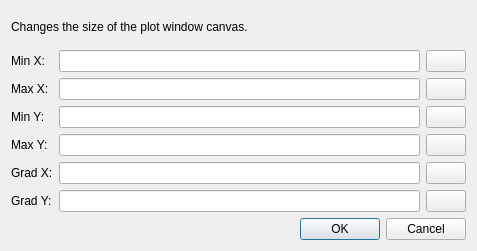
<?xml version="1.0" encoding="UTF-8"?>
<ui version="4.0">
 <class>AlgoGWindowStmt</class>
 <widget class="QDialog" name="AlgoGWindowStmt">
  <property name="windowModality">
   <enum>Qt::WindowModal</enum>
  </property>
  <property name="geometry">
   <rect>
    <x>0</x>
    <y>0</y>
    <width>477</width>
    <height>251</height>
   </rect>
  </property>
  <property name="windowTitle">
   <string>Canvas size</string>
  </property>
  <property name="windowIcon">
   <iconset resource="../turing.qrc">
    <normaloff>:/action/media/settings.png</normaloff>:/action/media/settings.png</iconset>
  </property>
  <property name="modal">
   <bool>true</bool>
  </property>
  <layout class="QVBoxLayout" name="verticalLayout">
   <item>
    <widget class="QLabel" name="label">
     <property name="text">
      <string>&lt;html&gt;&lt;head/&gt;&lt;body&gt;&lt;p&gt;Changes the size of the plot window canvas.&lt;/p&gt;&lt;/body&gt;&lt;/html&gt;</string>
     </property>
     <property name="wordWrap">
      <bool>true</bool>
     </property>
    </widget>
   </item>
   <item>
    <layout class="QGridLayout" name="gridLayout">
     <item row="2" column="1">
      <widget class="QLineEdit" name="txtYmin"/>
     </item>
     <item row="3" column="0">
      <widget class="QLabel" name="label_7">
       <property name="text">
        <string>Max Y:</string>
       </property>
       <property name="buddy">
        <cstring>txtYmax</cstring>
       </property>
      </widget>
     </item>
     <item row="4" column="1">
      <widget class="QLineEdit" name="txtXgrad"/>
     </item>
     <item row="2" column="0">
      <widget class="QLabel" name="label_6">
       <property name="text">
        <string>Min Y:</string>
       </property>
       <property name="buddy">
        <cstring>txtYmin</cstring>
       </property>
      </widget>
     </item>
     <item row="3" column="1">
      <widget class="QLineEdit" name="txtYmax"/>
     </item>
     <item row="0" column="1">
      <widget class="QLineEdit" name="txtXmin"/>
     </item>
     <item row="0" column="0">
      <widget class="QLabel" name="label_2">
       <property name="text">
        <string>Min X:</string>
       </property>
       <property name="buddy">
        <cstring>txtXmin</cstring>
       </property>
      </widget>
     </item>
     <item row="1" column="0">
      <widget class="QLabel" name="label_5">
       <property name="text">
        <string>Max X:</string>
       </property>
       <property name="buddy">
        <cstring>txtXmax</cstring>
       </property>
      </widget>
     </item>
     <item row="0" column="2">
      <widget class="QPushButton" name="btnCodeXmin">
       <property name="enabled">
        <bool>true</bool>
       </property>
       <property name="text">
        <string/>
       </property>
       <property name="icon">
        <iconset resource="../turing.qrc">
         <normaloff>:/action/media/edit_line.png</normaloff>:/action/media/edit_line.png</iconset>
       </property>
      </widget>
     </item>
     <item row="1" column="1">
      <widget class="QLineEdit" name="txtXmax"/>
     </item>
     <item row="1" column="2">
      <widget class="QPushButton" name="btnCodeXmax">
       <property name="enabled">
        <bool>true</bool>
       </property>
       <property name="text">
        <string/>
       </property>
       <property name="icon">
        <iconset resource="../turing.qrc">
         <normaloff>:/action/media/edit_line.png</normaloff>:/action/media/edit_line.png</iconset>
       </property>
      </widget>
     </item>
     <item row="5" column="1">
      <widget class="QLineEdit" name="txtYgrad"/>
     </item>
     <item row="2" column="2">
      <widget class="QPushButton" name="btnCodeYmin">
       <property name="enabled">
        <bool>true</bool>
       </property>
       <property name="text">
        <string/>
       </property>
       <property name="icon">
        <iconset resource="../turing.qrc">
         <normaloff>:/action/media/edit_line.png</normaloff>:/action/media/edit_line.png</iconset>
       </property>
      </widget>
     </item>
     <item row="3" column="2">
      <widget class="QPushButton" name="btnCodeYmax">
       <property name="enabled">
        <bool>true</bool>
       </property>
       <property name="text">
        <string/>
       </property>
       <property name="icon">
        <iconset resource="../turing.qrc">
         <normaloff>:/action/media/edit_line.png</normaloff>:/action/media/edit_line.png</iconset>
       </property>
      </widget>
     </item>
     <item row="4" column="2">
      <widget class="QPushButton" name="btnCodeXgrad">
       <property name="enabled">
        <bool>true</bool>
       </property>
       <property name="text">
        <string/>
       </property>
       <property name="icon">
        <iconset resource="../turing.qrc">
         <normaloff>:/action/media/edit_line.png</normaloff>:/action/media/edit_line.png</iconset>
       </property>
      </widget>
     </item>
     <item row="5" column="2">
      <widget class="QPushButton" name="btnCodeYgrad">
       <property name="enabled">
        <bool>true</bool>
       </property>
       <property name="text">
        <string/>
       </property>
       <property name="icon">
        <iconset resource="../turing.qrc">
         <normaloff>:/action/media/edit_line.png</normaloff>:/action/media/edit_line.png</iconset>
       </property>
      </widget>
     </item>
     <item row="4" column="0">
      <widget class="QLabel" name="label_8">
       <property name="text">
        <string>Grad X:</string>
       </property>
       <property name="buddy">
        <cstring>txtXgrad</cstring>
       </property>
      </widget>
     </item>
     <item row="5" column="0">
      <widget class="QLabel" name="label_9">
       <property name="text">
        <string>Grad Y:</string>
       </property>
       <property name="buddy">
        <cstring>txtYgrad</cstring>
       </property>
      </widget>
     </item>
    </layout>
   </item>
   <item>
    <widget class="QDialogButtonBox" name="buttonBox">
     <property name="orientation">
      <enum>Qt::Horizontal</enum>
     </property>
     <property name="standardButtons">
      <set>QDialogButtonBox::Cancel|QDialogButtonBox::Ok</set>
     </property>
    </widget>
   </item>
  </layout>
 </widget>
 <tabstops>
  <tabstop>txtXmin</tabstop>
  <tabstop>txtXmax</tabstop>
  <tabstop>txtYmin</tabstop>
  <tabstop>txtYmax</tabstop>
  <tabstop>txtXgrad</tabstop>
  <tabstop>txtYgrad</tabstop>
  <tabstop>btnCodeXmin</tabstop>
  <tabstop>btnCodeXmax</tabstop>
  <tabstop>btnCodeYmin</tabstop>
  <tabstop>btnCodeYmax</tabstop>
  <tabstop>btnCodeXgrad</tabstop>
  <tabstop>btnCodeYgrad</tabstop>
 </tabstops>
 <resources>
  <include location="../turing.qrc"/>
 </resources>
 <connections>
  <connection>
   <sender>buttonBox</sender>
   <signal>accepted()</signal>
   <receiver>AlgoGWindowStmt</receiver>
   <slot>accept()</slot>
   <hints>
    <hint type="sourcelabel">
     <x>238</x>
     <y>172</y>
    </hint>
    <hint type="destinationlabel">
     <x>238</x>
     <y>96</y>
    </hint>
   </hints>
  </connection>
  <connection>
   <sender>buttonBox</sender>
   <signal>rejected()</signal>
   <receiver>AlgoGWindowStmt</receiver>
   <slot>reject()</slot>
   <hints>
    <hint type="sourcelabel">
     <x>238</x>
     <y>172</y>
    </hint>
    <hint type="destinationlabel">
     <x>238</x>
     <y>96</y>
    </hint>
   </hints>
  </connection>
 </connections>
</ui>
